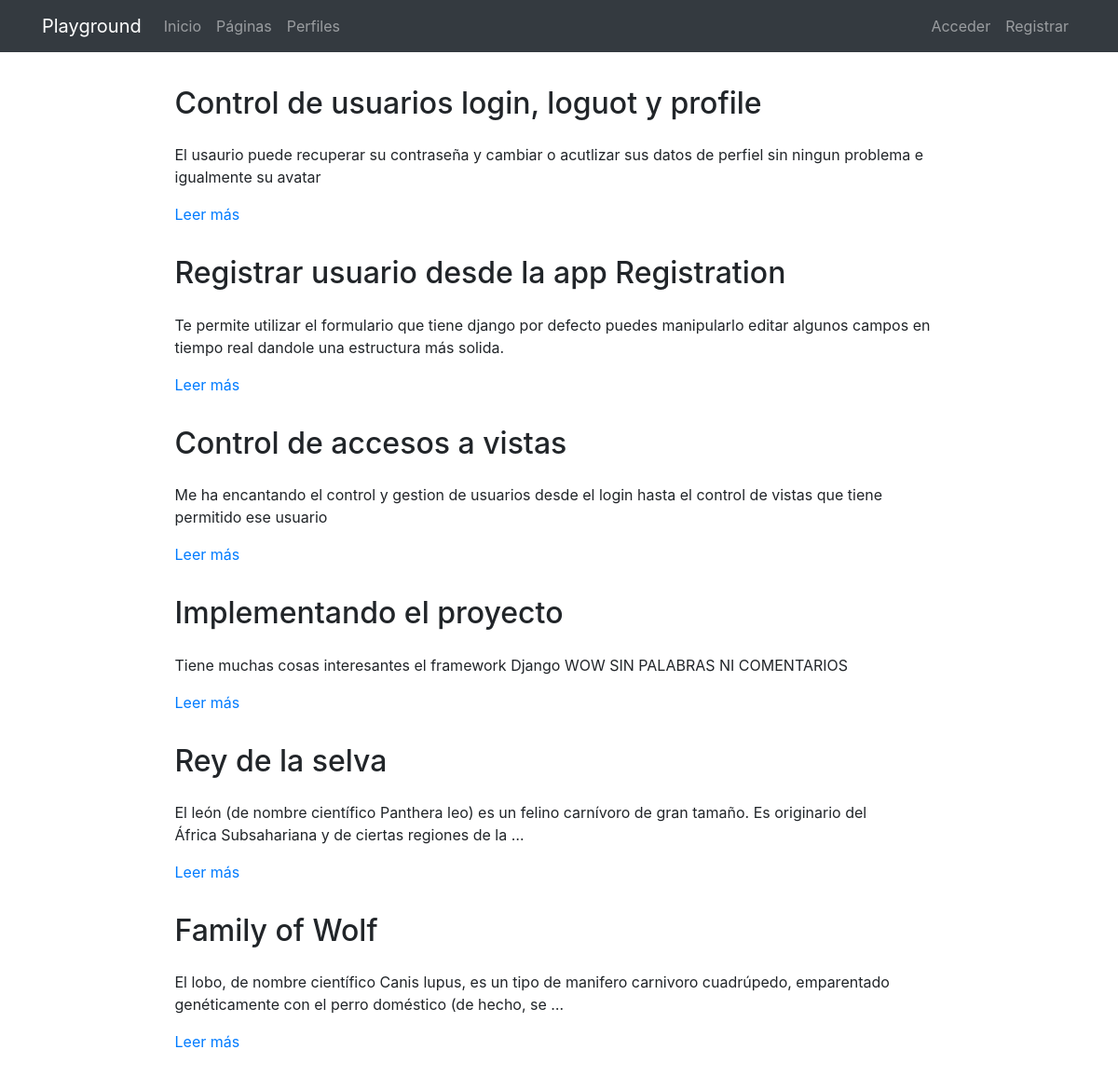
The page /pages/ on the database its author committed.
### pages/models.py (models this page shows, shortened)
class Page(models.Model):
    title = models.CharField(verbose_name="Título", max_length=200)
    content = RichTextField(verbose_name="Contenido")
    order = models.SmallIntegerField(verbose_name="Orden", default=0)
    created = models.DateTimeField(auto_now_add=True, verbose_name="Fecha de creación")
    updated = models.DateTimeField(auto_now=True, verbose_name="Fecha de edición")
    class Meta:
        verbose_name = "página"
        verbose_name_plural = "páginas"
        ordering = ['order', 'title']

### pages/views.py (the view)
# urls.py: path('', PagesListViews.as_view(), name="pages"),
class PagesListViews(ListView):
    model = Page

### pages/templates/pages/page_list.html (shortened to what this page needs)
{% extends 'core/base.html' %}
{% load static %}
{% block content %}
{% include 'pages/includes/pages_menu.html' %}
<main role="main">
  <div class="container mb-4">
    {% for page in page_list|dictsort:'id' reversed%}
      <div class="row mt-3">
        <div class="col-md-9 mx-auto">
          <h2 class="mb-4">{{page.title}}</h2>
          <div>
            <p>{{page.content|striptags|safe|truncatechars:"200"}}</p>
            <p><a href="{% url 'pages:page' page.id page.title|slugify %}">Leer más</a>
            </p>
          </div>
        </div>
      </div>
    {% endfor %}
  </div>
</main>
{% endblock %}

### core/static/core/css/main.css (style rules this page uses)
main { padding-top: 20px; }
:root { --jumbotron-padding-y: 3rem; }

### rows shown on the page
Page: title "Control de usuarios login, loguot y profile", content "El usaurio puede recuperar su contraseña y cambiar o acutlizar sus datos de perfiel sin ningun problema e igualmente su avatar"
Page: title "Registrar usuario desde la app Registration", content "Te permite utilizar el formulario que tiene django por defecto puedes manipularlo editar algunos campos en tiempo real dandole una estructura más solida."
Page: title "Control de accesos a vistas", content "Me ha encantando el control y gestion de usuarios desde el login hasta el control de vistas que tiene permitido ese usuario"
Page: title "Implementando el proyecto", content "Tiene muchas cosas interesantes el framework Django WOW SIN PALABRAS NI COMENTARIOS"
Page: title "Rey de la selva", content "El león (de nombre científico Panthera leo) es un felino carnívoro de gran tamaño. Es originario del África Subsahariana y de ciertas regiones de la …"
Page: title "Family of Wolf", content "El lobo, de nombre científico Canis lupus, es un tipo de manifero carnivoro cuadrúpedo, emparentado genéticamente con el perro doméstico (de hecho, se …"
